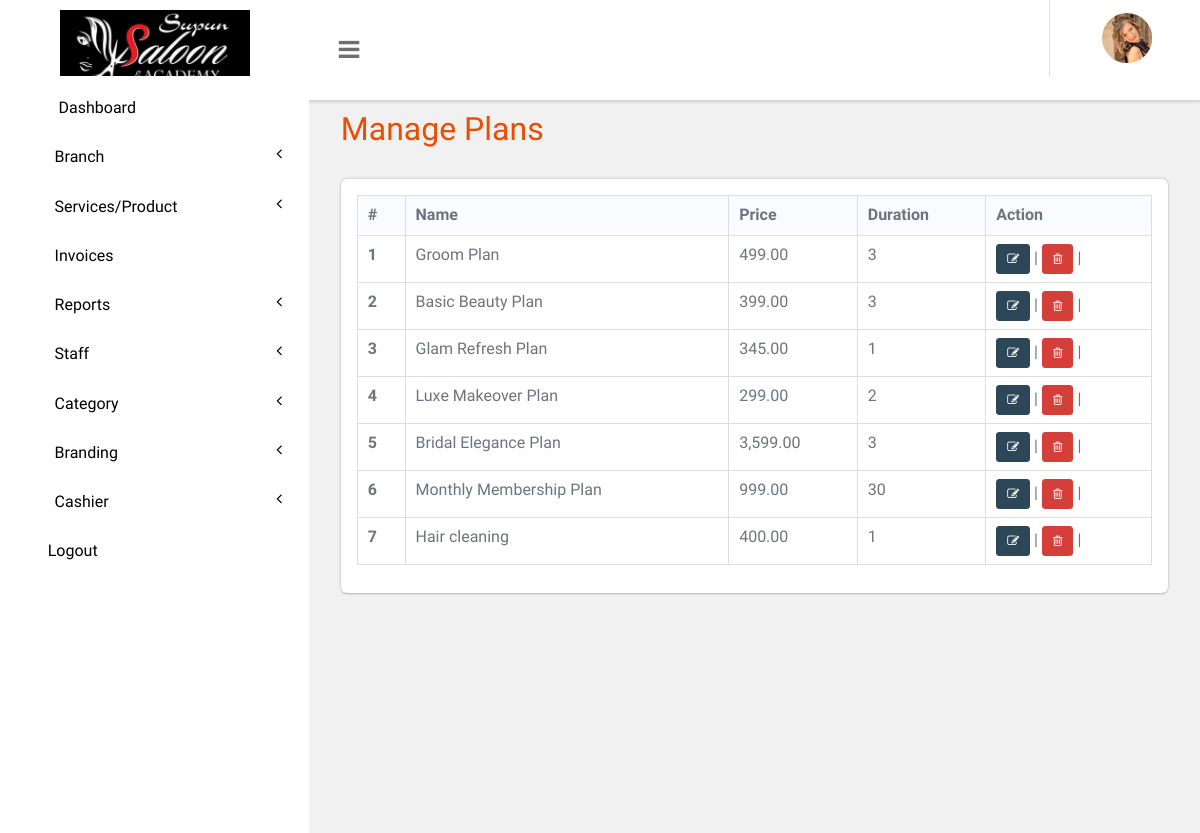
The app's page /panel/manage_plan.php (signed in) with its own data.
### tables this page shows
CREATE TABLE `branding` (
  `phone_no` int(10) NOT NULL,
  `logo` varchar(200) NOT NULL,
  `brand_name` varchar(200) NOT NULL,
  `id` int(10) NOT NULL,
  `company_email` varchar(50) NOT NULL,
  `website_name` varchar(50) NOT NULL,
  `address` varchar(50) NOT NULL,
  `favicon` varchar(50) NOT NULL
);

CREATE TABLE `membership_plans` (
  `id` int(11) NOT NULL,
  `plan_name` varchar(100) DEFAULT NULL,
  `description` text DEFAULT NULL,
  `price` decimal(10,2) DEFAULT NULL,
  `duration_days` int(11) DEFAULT NULL,
  `services_included` text DEFAULT NULL,
  `created_at` datetime DEFAULT current_timestamp()
);

### panel/manage_plan.php (the view, shortened to what this page needs)
<?php
include('includes/dbconnection.php');
if (strlen($_SESSION['bpmsaid']==0)) {
  header('location:logout.php');
  } else{
  ?>
<!DOCTYPE HTML>
<html>
<head>
<link href="css/bootstrap.css" rel='stylesheet' type='text/css' />
<link href="css/style.css" rel='stylesheet' type='text/css' />
<link href="css/font-awesome.css" rel="stylesheet">
<link href="css/animate.css" rel="stylesheet" type="text/css" media="all">
<link href="css/custom.css" rel="stylesheet">
</head>
<body class="cbp-spmenu-push">
	<div class="main-content">
		 <?php include_once('includes/sidebar.php');?>
		 <?php include_once('includes/header.php');?>
		<div id="page-wrapper">
			<div class="main-page">
				<div class="tables">
					<h3 class="title1">Manage Plans</h3>
					<div class="table-responsive bs-example widget-shadow">
						<table id="example" class="table table-bordered" > <thead> <tr> <th>#</th> <th>Name</th> <th>Price</th><th>Duration</th><th>Action</th> </tr> </thead> <tbody>
<?php
$ret=mysqli_query($con,"select *from  membership_plans");
$cnt=1;
while ($row=mysqli_fetch_array($ret)) {
?>
						 <tr> <th scope="row"><?php echo $cnt;?></th>
						 <td><?php  echo $row['plan_name'];?></td>
						 <td><?php  echo number_format($row['price'], 2);?></td>
						  <td><?php  echo $row['duration_days'];?></td>
						 <td><a href="edit_plan.php?editid=<?php echo $row['id'];?>" class="btn btn-primary btn-sm"><i class="fa fa-edit"></i></a> |
<a href="manage_plan.php?action=delete&&id=<?php echo $row['id'];?>" class="btn btn-danger btn-sm"><i class="fa fa-trash-o" aria-hidden="true"></i></a> |
						 	</td> </tr>   <?php
$cnt=$cnt+1;
} ?></tbody> </table>
					</div>
				</div>
			</div>
		</div>
	</div>
</body>
</html>
<?php }  ?>

### panel/includes/header.php (shortened to what this page needs)
<?php
$branding_query = mysqli_query($con, "select * from branding where id=1");
$branding_row = mysqli_fetch_array($branding_query);
?>
<div class="sticky-header header-section ">
      <div class="header-left">
        <div class="logo">
            <img src="images/<?php echo $branding_row['logo'];?>" width="190px" class="logo-top">
        </div>
        <button id="showLeftPush"><i class="fa fa-bars"></i></button>
      </div>
      <div class="header-right">
        <div class="profile_details_left">
          <ul class="nofitications-dropdown">
            <li class="dropdown head-dpdn">
            </li>
          </ul>
          <div class="clearfix"> </div>
        </div>
        <div class="profile_details">
          <ul>
            <li class="dropdown profile_details_drop">
              <a href="#" class="dropdown-toggle" data-toggle="dropdown" aria-expanded="false">
                <div class="profile_img">
                  <span class="prfil-img"><img src="images/1.png" alt="" width="50" height="50"> </span>
                </div>
              </a>
            </li>
          </ul>
        </div>
      </div>
      <div class="clearfix"> </div>
    </div>

### panel/css/style.css (style rules this page uses)
html,body { overflow-x: hidden; }
body { background: #f8f7fa; font-family:"Public Sans", "Oxygen", "Ubuntu", "Cantarell", "Fira Sans", sans-serif; color: #6c757d; }
h4, h5, h6, h1, h2, h3 { margin: 0; }
ul, ol { margin: 0; }
html, body { font-size: 100%; overflow-x: hidden; background: #fff; }
body a { transition: 0.5s all ease; -webkit-transition: 0.5s all ease; -moz-transition: 0.5s all ease; -o-transition: 0.5s all ease; -ms-transition: 0.5s all ease; text-decoration:none; }
h1,h2,h3,h4,h5,h6 { margin:0; }
ul,label { margin:0; padding:0; }
.main-content { position: relative; }
.sticky-header { position: fixed; top: 0; left:0px; width: 100%; z-index: 100; margin: 0px !important; }
.header-section { background:#FFF; box-shadow: 1px 1px 4px rgba(0, 0, 0, 0.21); -webkit-box-shadow: 1px 1px 4px rgba(0, 0, 0, 0.21); -moz-box-shadow: 1px 1px 4px rgba(0, 0, 0, 0.21); -o-box-shadow: 1px 1px 4px rgba(0, 0, 0, 0.21); }
.header-section::after { clear: both; display: block; content: ''; }
.header-left { float: left; width: 45%; display: flex; }
.header-right { float: right; }
button#showLeftPush { font-size: 1.5em; width: 80px; padding: 0.87em 0; text-align: center; cursor: pointer; float: left; color: #6F6F6F; -moz-transition: all 0.2s ease-out 0s; -webkit-transition: all 0.2s ease-out 0s; transition: all 0.2s ease-out 0s; border: none; background-color: #fff; outline:none; }
.cbp-spmenu-push { overflow-x: hidden; position: relative; }
.cbp-spmenu, .cbp-spmenu-push { -webkit-transition: all 0.3s ease; -moz-transition: all 0.3s ease; transition: all 0.3s ease; }
.cbp-spmenu-push div#page-wrapper { margin: 0 0 0 19.3em; transition:.5s all; -webkit-transition:.5s all; -moz-transition:.5s all; }
.fa { display: inline-block; font-family: FontAwesome; font-style: normal; font-weight: normal; line-height: 1; -webkit-font-smoothing: antialiased; -moz-osx-font-smoothing: grayscale; }
.logo { background: #fff; text-align: center; float: left; width: 309px; }
.profile_details_left { float: left; }
li.dropdown.head-dpdn { display: inline-block; padding: 1.7em 0; border-left: 1px solid #E0E0E0; float: left; }
.profile_details { float: right; }
.profile_details_drop a.dropdown-toggle { display:block; padding: 0.8em 3em 0 2em; }
.profile_img span.prfil-img { float:left; }
.profile_details ul li { list-style-type:none; position:relative; }
.widget-shadow { background-color: #fff; box-shadow: 0 -1px 3px rgba(0,0,0,.12),0 1px 2px rgba(0,0,0,.24); -webkit-box-shadow: 0 -1px 3px rgba(0,0,0,.12),0 1px 2px rgba(0,0,0,.24); -moz-box-shadow: 0 -1px 3px rgba(0,0,0,.12),0 1px 2px rgba(0,0,0,.24); border-radius: 0.375rem; position: relative; z-index: 2; }
h3.title1 { font-size: 2em; color: #e94e02; margin-bottom: 0.8em; }
.table > thead > tr > th, .table > tbody > tr > th, .table > tfoot > tr > th, .table > thead > tr > td, .table > tbody > tr > td, .table > tfoot > tr > td { border-top: none; }
.tables .panel-body ,.tables .bs-example { padding: 1em 1em 0.5em; }
.tables .table > thead > tr > th, .tables .table > tbody > tr > th, .tables .table > tfoot > tr > th, .tables .table > thead > tr > td, .tables .table > tbody > tr > td, .tables .table > tfoot > tr > td { padding: 8px 10px; border-top: 1px solid #E0E0E0; }
.bs-example { margin-top: 2em; }
.btn-danger { background: #d43f3a !important; }
.logo-top { padding-top: 10px; }
thead { background-color: #fafbfe; }
.table-bordered > thead > tr > th, .table-bordered > thead > tr > td { border-bottom-width:0px; }
.btn-primary { background-color: #2e4758; border-color: #2e4758; }

### panel/css/custom.css (style rules this page uses)
#page-wrapper { padding:7em 2em 2.5em; background-color: #F1F1F1; padding-bottom: 240px; }

### records on screen
branding: logo (picture)
membership_plans: plan_name "Groom Plan", price "499.00", duration_days "3"
membership_plans: plan_name "Basic Beauty Plan", price "399.00", duration_days "3"
membership_plans: plan_name "Glam Refresh Plan", price "345.00", duration_days "1"
membership_plans: plan_name "Luxe Makeover Plan", price "299.00", duration_days "2"
membership_plans: plan_name "Bridal Elegance Plan", price "3,599.00", duration_days "3"
membership_plans: plan_name "Monthly Membership Plan", price "999.00", duration_days "30"
membership_plans: plan_name "Hair cleaning", price "400.00", duration_days "1"
